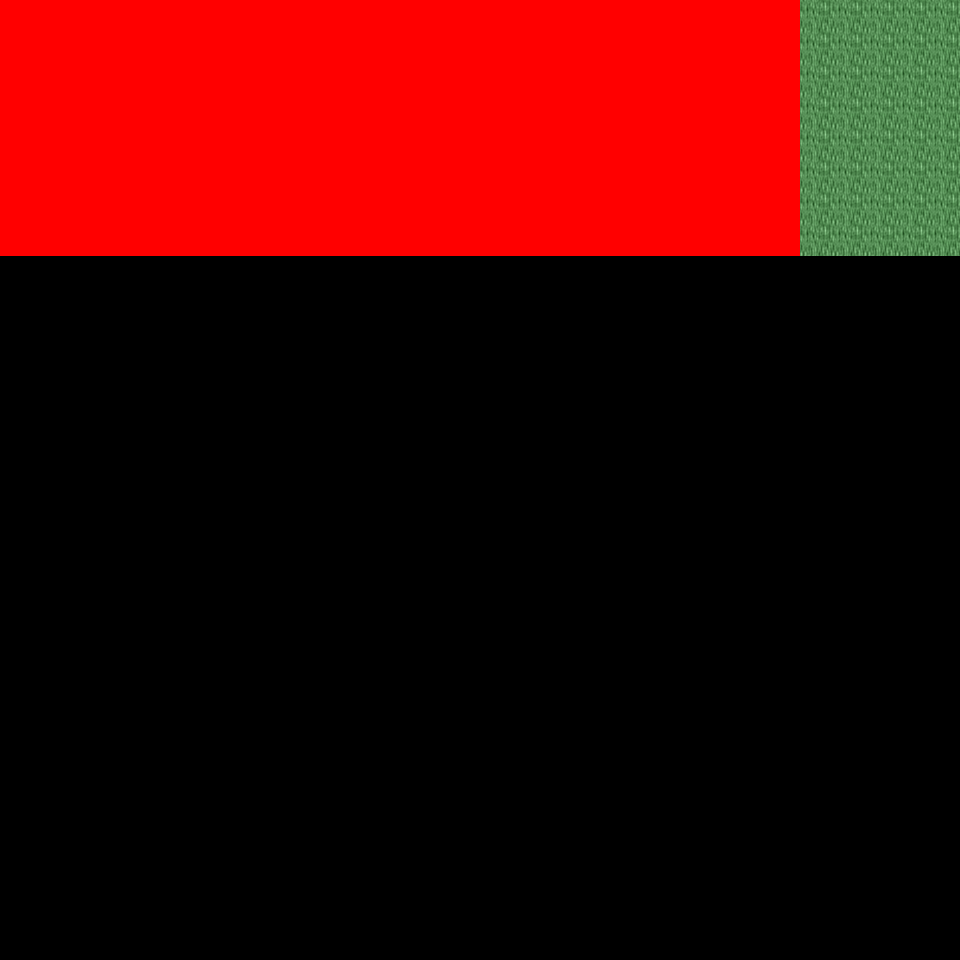

Below is a game level as drawn by its tile map, then a one-line description and the .tmx that defines it (tile-layer data replaced by summaries):
An orthogonal 30x30 tile map with 32x32 px tiles, 6 tile layers (Ground, Object, Object2, Above, ...), 27 tilesets and 2 objects (2x mapExit).

<map version="1.0" orientation="orthogonal" renderorder="right-down" width="30" height="30" tilewidth="32" tileheight="32" nextobjectid="3">
  <tileset firstgid="1" name="tileset_logic_collision" tilewidth="32" tileheight="32" tilecount="1" columns="1">
    <image source="../drawable/tileset_logic_collision.png" width="32" height="32" />
  </tileset>
  <tileset firstgid="2" name="tileset_terrain_grassland" tilewidth="32" tileheight="32" tilecount="88" columns="8">
    <image source="../drawable/tileset_terrain_grassland.png" width="256" height="352" />
  </tileset>
  <tileset firstgid="90" name="tileset_ground_ground" tilewidth="32" tileheight="32" tilecount="33" columns="3">
    <image source="../drawable/tileset_ground_ground.png" width="96" height="352" />
  </tileset>
  <tileset firstgid="123" name="tileset_plant_tree_tree_darkgreen" tilewidth="32" tileheight="32" tilecount="88" columns="8">
    <image source="../drawable/tileset_plant_tree_tree_darkgreen.png" width="256" height="352" />
  </tileset>
  <tileset firstgid="211" name="tileset_logic_item_resources" tilewidth="32" tileheight="32" tilecount="6" columns="6">
    <image source="../drawable/tileset_logic_item_resources.png" width="192" height="32" />
  </tileset>
  <tileset firstgid="217" name="tileset_logic_creature_animal" tilewidth="32" tileheight="32" tilecount="32" columns="8">
    <image source="../drawable/tileset_logic_creature_animal.png" width="256" height="128" />
  </tileset>
  <tileset firstgid="249" name="tileset_plant_flower_daisy_white" tilewidth="32" tileheight="32" tilecount="8" columns="2">
    <image source="../drawable/tileset_plant_flower_daisy_white.png" width="64" height="128" />
  </tileset>
  <tileset firstgid="257" name="tileset_plant_flower_daisy_yellow" tilewidth="32" tileheight="32" tilecount="8" columns="2">
    <image source="../drawable/tileset_plant_flower_daisy_yellow.png" width="64" height="128" />
  </tileset>
  <tileset firstgid="265" name="tileset_plant_flower_daisy_red" tilewidth="32" tileheight="32" tilecount="8" columns="2">
    <image source="../drawable/tileset_plant_flower_daisy_red.png" width="64" height="128" />
  </tileset>
  <tileset firstgid="273" name="tileset_plant_flower_daisy_blue" tilewidth="32" tileheight="32" tilecount="8" columns="2">
    <image source="../drawable/tileset_plant_flower_daisy_blue.png" width="64" height="128" />
  </tileset>
  <tileset firstgid="281" name="tileset_ground_grass_edges" tilewidth="32" tileheight="32" tilecount="36" columns="12">
    <image source="../drawable/tileset_ground_grass_edges.png" width="384" height="96" />
  </tileset>
  <tileset firstgid="317" name="tileset_ground_grass_corners" tilewidth="32" tileheight="32" tilecount="24" columns="6">
    <image source="../drawable/tileset_ground_grass_corners.png" width="192" height="128" />
  </tileset>
  <tileset firstgid="341" name="tileset_ground_grass_2" tilewidth="32" tileheight="32" tilecount="21" columns="3">
    <image source="../drawable/tileset_ground_grass_2.png" width="96" height="224" />
  </tileset>
  <tileset firstgid="362" name="tileset_plant_tree_fall_trees" tilewidth="32" tileheight="32" tilecount="40" columns="8">
    <image source="../drawable/tileset_plant_tree_fall_trees.png" width="256" height="160" />
  </tileset>
  <tileset firstgid="402" name="tileset_plant_tree_pine_tree" tilewidth="32" tileheight="32" tilecount="20" columns="4">
    <image source="../drawable/tileset_plant_tree_pine_tree.png" width="128" height="160" />
  </tileset>
  <tileset firstgid="422" name="tileset_plant_bush_large_green" tilewidth="32" tileheight="32" tilecount="9" columns="3">
    <image source="../drawable/tileset_plant_bush_large_green.png" width="96" height="96" />
  </tileset>
  <tileset firstgid="431" name="tileset_ground_rock_pebbles" tilewidth="32" tileheight="32" tilecount="3" columns="1">
    <image source="../drawable/tileset_ground_rock_pebbles.png" width="32" height="96" />
  </tileset>
  <tileset firstgid="434" name="tileset_plant_leaves" tilewidth="32" tileheight="32" tilecount="8" columns="4">
    <image source="../drawable/tileset_plant_leaves.png" width="128" height="64" />
  </tileset>
  <tileset firstgid="442" name="tileset_logic_portal" tilewidth="32" tileheight="32" tilecount="24" columns="8">
    <image source="../drawable/tileset_logic_portal.png" width="256" height="96" />
  </tileset>
  <tileset firstgid="466" name="tileset_logic_creature_human_evil" tilewidth="32" tileheight="32" tilecount="10" columns="10">
    <image source="../drawable/tileset_logic_creature_human_evil.png" width="256" height="64" />
  </tileset>
  <tileset firstgid="476" name="tileset_terrain_cave_opening" tilewidth="32" tileheight="32" tilecount="12" columns="3">
    <image source="../drawable/tileset_terrain_cave_opening.png" width="96" height="128" />
  </tileset>
  <tileset firstgid="488" name="tileset_ground_ladder_vertical_dark" tilewidth="32" tileheight="32" tilecount="3" columns="3">
    <image source="../drawable/tileset_ground_ladder_vertical_dark.png" width="96" height="32" />
  </tileset>
  <tileset firstgid="491" name="tileset_ground_rock_large_boulder" tilewidth="32" tileheight="32" tilecount="9" columns="3">
    <image source="../drawable/tileset_ground_rock_large_boulder.png" width="96" height="96" />
  </tileset>
  <tileset firstgid="500" name="tileset_item_blood_floor_stains_2" tilewidth="32" tileheight="32" tilecount="4" columns="2">
    <image source="../drawable/tileset_item_blood_floor_stains_2.png" width="64" height="64" />
  </tileset>
  <tileset firstgid="504" name="tileset_item_blood_floor_stain-safe" tilewidth="32" tileheight="32" tilecount="1" columns="1">
    <image source="../drawable/tileset_item_blood_floor_stain-safe.png" width="32" height="32" />
  </tileset>
  <tileset firstgid="505" name="tileset_ground_tall_grass" tilewidth="32" tileheight="32" tilecount="15" columns="5">
    <image source="../drawable/tileset_ground_tall_grass.png" width="160" height="96" />
  </tileset>
  <tileset firstgid="520" name="tileset_logic_creature_reptile" tilewidth="32" tileheight="32" tilecount="7" columns="7">
    <image source="../drawable/tileset_logic_creature_reptile.png" width="224" height="32" />
  </tileset>
  <layer name="Ground" width="30" height="30">
    <data>[900 cells, 240 non-empty, 1 distinct tile ids]</data>
  </layer>
  <layer name="Object" width="30" height="30">
    <data>[900 cells, 78 non-empty, 10 distinct tile ids]</data>
  </layer>
  <layer name="Object2" width="30" height="30">
    <data>[900 cells, 0 non-empty, 0 distinct tile ids]</data>
  </layer>
  <layer name="Above" width="30" height="30">
    <data>[900 cells, 200 non-empty, 15 distinct tile ids]</data>
  </layer>
  <layer name="Above2" width="30" height="30">
    <data>[900 cells, 0 non-empty, 0 distinct tile ids]</data>
  </layer>
  <layer name="Walkable" width="30" height="30">
    <data>[900 cells, 200 non-empty, 1 distinct tile ids]</data>
  </layer>
  <objectgroup name="MapEvents">
    <object id="1" name="north" type="mapExit" x="800" y="0" width="160" height="32">
      <properties>
        <property name="map" value="level_0_x0_y11" />
        <property name="x" value="25" />
        <property name="y" value="28" />
      </properties>
    </object>
    <object id="2" name="east" type="mapExit" x="928" y="0" width="32" height="960">
      <properties>
        <property name="map" value="level_0_x1_y12" />
        <property name="x" value="1" />
        <property name="y" value="0" />
      </properties>
    </object>
  </objectgroup>
</map>
